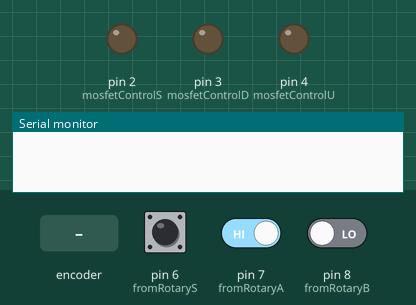
This sketch was run on a simulated Arduino Uno, built with avr-gcc and run on an emulated ATmega328P. Parts: output pins drawn as LEDs (lit = HIGH), the last lines printed to the serial monitor. Dashed ring = blinking. Inputs (shaded band) come from the test bench; at power-on: pin 7 (fromRotaryA) HIGH, pin 6 (fromRotaryS) HIGH, pin 8 (fromRotaryB) LOW.

Above: at 1.2 s.
1.3 s: rotary encoder on pin 6 (fromRotaryS) / pin 8 (fromRotaryB) turned 3 steps (first pin leading)
At 1.51 s:
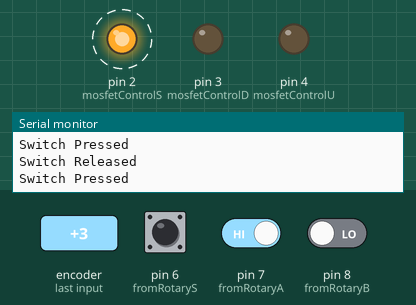
3.4 s: pin 7 (fromRotaryA) driven LOW
At 4.4 s:
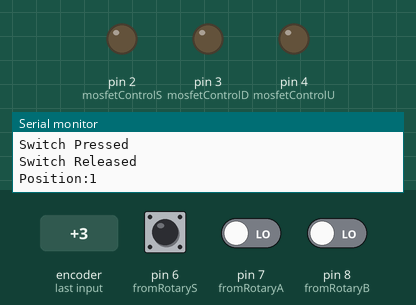
Timing chart, 0 to 6.4 s (numbered marks = the images above; inputs shaded):
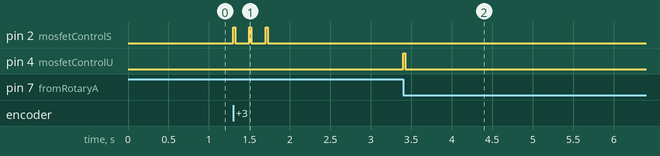

Measured:
- after the input at 1.3 s, pin 2 (mosfetControlS): alternates HIGH for 0.03 s and LOW for 0.18 s, 6 changes in all, then stays LOW, starting at once
- after the input at 3.4 s, pin 4 (mosfetControlU): LOW → HIGH at once, → LOW 0.03 s later

The sketch:

sketch_oct11b.ino
```cpp
#include <AsyncTimer.h>

// Rotary definitions
#define fromRotaryA 7
#define fromRotaryB 8
#define fromRotaryS 6
int switchState = HIGH;

// Mosfet definitions
#define mosfetControlU 4
#define mosfetControlD 3
#define mosfetControlS 2

// Declare variables
int counter = 0;
int aState;
int aLastState;
int upQueue = 0;
int downQueue = 0;
bool switchBool = false;

// Declare async timers
AsyncTimer up;
AsyncTimer down;
AsyncTimer sw;

void setup()
{
  Serial.begin(1000000);

  // Set the pins coming from the rotary tool as inputs
  pinMode(fromRotaryA, INPUT);
  pinMode(fromRotaryB, INPUT);
  pinMode(fromRotaryS, INPUT_PULLUP);

  // Set the pins sent to the mosfet's gate as outputs
  pinMode(mosfetControlU, OUTPUT);
  pinMode(mosfetControlD, OUTPUT);
  pinMode(mosfetControlS, OUTPUT);

  // Close the mosfet gates initially
  digitalWrite(mosfetControlU, LOW);
  digitalWrite(mosfetControlD, LOW);
  digitalWrite(mosfetControlS, LOW);

  // Set async functions
  up.setInterval([]() { IncrementVolume(); }, 50);
  down.setInterval([]() { DecrementVolume(); }, 50);
  sw.setInterval([]() { ButtonRead(); }, 50);

  // Initial read of rotary dial's state
  aLastState = digitalRead(fromRotaryA);
}

void loop()
{
  VolumeControl();

  // Handle the async functions
  up.handle();
  down.handle();
  sw.handle();
}

void ButtonRead()
{
  // Read the current switch state
  switchState = digitalRead(fromRotaryS);

  // Using a bool to check once per state change because unpressed is always HIGH and pressed is always LOW
  if (switchState == LOW && switchBool == false)
  {
    // Allow current throught the mosfet gate, then shortly after disallow it
    Serial.println("Switch Pressed");
    digitalWrite(mosfetControlS, HIGH);
    delay(25);
    digitalWrite(mosfetControlS, LOW);
    switchBool = true;
  }

  if (switchState == HIGH && switchBool == true)
  {
    // Reset switchBool
    Serial.println("Switch Released");
    switchBool = false;
  }
}

void VolumeControl()
{
  // Read the current rotary state
  aState = digitalRead(fromRotaryA);

  // Check if the rotary state has changed recently
  if (aState != aLastState && aState == 0)
  {
    // Compare the rotary state
    if(digitalRead(fromRotaryB) != aState)
    {
      // Increment volume
      counter++;
      upQueue++;
      downQueue = 0;
    }
    else
    {
      // Decrement volume
      counter--;
      downQueue++;
      upQueue = 0;
    }

    Serial.print("Position:");
    Serial.println(counter);
  }

  // Reset the last state
  aLastState = aState;
}

void IncrementVolume()
{
  // If there are still changes in the queue
  if (upQueue > 0)
  {
    // Allow current throught the mosfet gate, then shortly after disallow it
    digitalWrite(mosfetControlU, HIGH);
    delay(25);
    digitalWrite(mosfetControlU, LOW);
    upQueue--;
  }
  else if (upQueue < 0)
  {
    upQueue = 0;
  }
}

void DecrementVolume()
{
  // If there are still changes in the queue
  if (downQueue > 0)
  {
    // Allow current throught the mosfet gate, then shortly after disallow it
    digitalWrite(mosfetControlD, HIGH);
    delay(25);
    digitalWrite(mosfetControlD, LOW);
    downQueue--;
  }
  else if (downQueue < 0)
  {
    downQueue = 0;
  }
}
```
